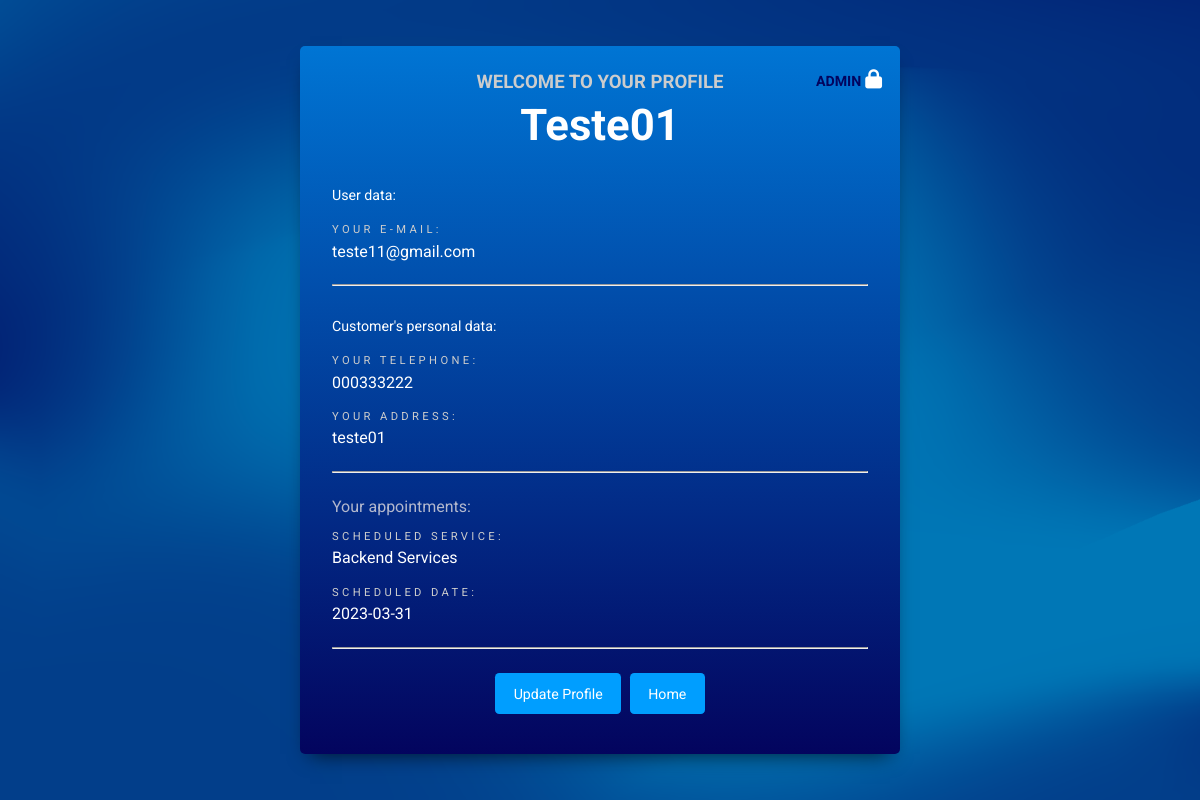
/pages/profile_user.php (signed in), run on the app's committed database.
### tables this page shows
CREATE TABLE `users` (
  `id` int(255) NOT NULL,
  `username` varchar(255) NOT NULL,
  `email` varchar(100) NOT NULL,
  `telephone` varchar(25) NOT NULL,
  `address` varchar(100) NOT NULL,
  `password` varchar(50) NOT NULL,
  `appointment_date` date NOT NULL DEFAULT current_timestamp(),
  `services` varchar(50) NOT NULL,
  `nivel` int(10) NOT NULL DEFAULT 0
);

### php/auth_profile.php (called while the page is built, shortened)
<?php
include_once "auth_login.php";
$users_id = $_SESSION['user_id'] ?? '0';
$select_user = mysqli_query($conn, "SELECT * FROM  `users` WHERE id='$users_id'") or die("query failed");
if (mysqli_num_rows($select_user) == 1) {
    $fetch = mysqli_fetch_assoc($select_user);
} else {
    session_destroy();
}

### pages/profile_user.php (the view, shortened to what this page needs)
<?php
include_once("../php/auth_profile.php");
?>
<!DOCTYPE html>
<html lang="en">
<head>
    <link rel="stylesheet" href="../styles/profile_user.css">
</head>
<body>
    <section class="section_profile">
        <div class="card_profile_user">
            <div class="admin_button">
                <span>Admin</span>
                <a href="page_admin.php"><i class="fa-solid fa-lock"></i></a>
            </div>
            <form action="profile_user.php" method="post" class="card_profile" enctype="multipart/form-data">
                <h3 class="title_profile">Welcome to your profile</h3>
                <h2 id="username_profile_id">
                    <?php if (isset($fetch["username"])) {
                        echo $fetch["username"];
                    }
                    ?>
                </h2>
                <div class="dates_users">
                    <span id="user_data_divider">User data:</span>
                    <div class="box_email_profile">
                        <label>Your e-mail:</label>
                        <p>
                            <?php if (isset($fetch["email"])) {
                                echo $fetch["email"];
                            }
                            ?>
                        </p>
                    </div>
                </div>
                <br>
                <hr width="100%">
                <div class="dates_customers">
                    <span id="user_customers_divider">Customer's personal data:</span>
                    <div class="box_tel_profile">
                        <label>Your telephone:</label>
                        <p>
                            <?php if (isset($fetch["telephone"])) {
                                echo $fetch["telephone"];
                            }
                            ?>
                        </p>
                    </div>
                    <div class="box_address_profile">
                        <label>Your address:</label>
                        <p>
                            <?php if (isset($fetch["address"])) {
                                echo $fetch["address"];
                            }
                            ?>
                        </p>
                    </div>
                </div>
                <br>
                <hr width="100%">
                <div class="dates_appointment">
                    <span id="user_services_divider">Your appointments:</span>
                    <div class="box_services_profile">
                        <label>Scheduled service:</label>
                        <p>
                            <?php if (isset($fetch["services"])) {
                                echo $fetch["services"];
                            }
                            ?>
                        </p>
                    </div>
                    <div class="box_appointment_profile">
                        <label>Scheduled date:</label>
                        <p>
                            <?php if (isset($fetch["appointment_date"])) {
                                echo $fetch["appointment_date"];
                            }
                            ?>
                        </p>
                    </div>
                </div>
                <br>
                <hr width="100%">
                <div class="content_button_profile">
                    <a id="update_profile" href="update_profile.php">Update Profile</a>
                    <a id="home_toprofile" href="index.php">Home</a>
                </div>
            </form>
        </div>
    </section>
</body>
</html>

### styles/profile_user.css (style rules this page uses)
* { padding: 0; margin: 0; box-sizing: border-box; font-family: "Roboto", sans-serif; }
:root { --main-color: #03045e; --second-color: #acb8c1; --font-size-sm: clamp(0.8rem, 0.17vw + 0.76rem, 0.89rem); --font-size-base: clamp(1rem, 0.34vw + 0.91rem, 1.29rem); --font-size-md: clamp(1.25rem, 0.61vw + 1.1rem, 1.79rem); --font-size-lg: clamp(1.56rem, 1vw + 1.31rem, 2.11rem); --font-size-xl: clamp(1.95rem, 1.56vw + 1.56rem, 2.81rem); --font-size-xxl: clamp(2.44rem, 2.38vw + 1.85rem, 3.75rem); --font-size-xxxl: clamp(3.05rem, 3.54vw + 2.17rem, 5rem); }
.section_profile { width: 100%; height: 100vh; display: flex; justify-content: center; align-items: center; background-image: url("../image/mesh-182.png"); background-size: cover; background-position: center; position: relative; }
.card_profile_user { background: rgb(3, 4, 94); background: linear-gradient(0deg, rgba(3, 4, 94, 1) 0%, #0075d4 100%); border-radius: 5px; box-shadow: 0px 10px 20px -10px rgba(0, 0, 0, 0.75); color: #b3b8cd; padding: 1em; position: relative; width: 100%; max-width: 600px; margin: 0em 0.5em; text-align: center; display: flex; align-items: center; justify-content: center; }
.admin_button { position: absolute; z-index: 100; top: 3.5%; right: 3%; }
.admin_button span { font-size: var(--font-size-sm); font-weight: bold; text-transform: uppercase; color: #03045e; }
.admin_button a i { font-size: 1.2em; color: #ffffff; }
.card_profile { width: 100%; display: flex; flex-direction: column; justify-content: center; align-items: center; flex-wrap: wrap; margin: 0em 1em; }
.title_profile { color: #ccc; text-transform: uppercase; font-size: var(--font-size-base); width: 100%; text-align: center; margin: 0.5em 0em 0.1em 0em; }
#username_profile_id { font-size: var(--font-size-xl); margin: 0.1em 0em; text-align: center; color: #ffffff; }
.dates_users { display: flex; flex-direction: column; align-items: flex-start; width: 100%; margin-top: 1.5em; }
#user_data_divider { font-size: var(--font-size-sm); color: #fff; margin: 0.5em 0em; }
.box_email_profile { margin-top: 0.3em; padding: 0.3em 0em; display: flex; flex-direction: column; align-items: flex-start; }
.box_email_profile label { text-transform: uppercase; font-size: 0.7em; color: #ccc; letter-spacing: 0.3em; line-height: 2em; }
.box_email_profile p { font-size: 1em; color: #ffffff; }
.dates_customers, .dates_appointment { display: flex; flex-direction: column; align-items: flex-start; width: 100%; margin-top: 1.5em; }
#user_customers_divider, #user_appointments_divider { font-size: var(--font-size-sm); color: #fff; margin: 0.5em 0em; }
.box_tel_profile, .box_address_profile, .box_services_profile, .box_appointment_profile { margin-top: 0.3em; padding: 0.3em 0em; display: flex; flex-direction: column; align-items: flex-start; }
.box_tel_profile label, .box_address_profile label, .box_services_profile label, .box_appointment_profile label { text-transform: uppercase; font-size: 0.7em; color: #ccc; letter-spacing: 0.3em; line-height: 2em; }
.box_tel_profile p, .box_address_profile p, .box_services_profile p, .box_appointment_profile p { font-size: 1em; color: #ffffff; }
.content_button_profile { margin: 1.5em 0em; display: flex; align-items: center; justify-content: center; }
#home_toprofile { padding: 0.9em 1.3em; font-size: var(--font-size-sm); background-color: #009eff; text-decoration: none; color: #fff; border-radius: 0.3em; cursor: pointer; margin: 0em 0.3em; }
#update_profile { padding: 0.9em 1.3em; font-size: var(--font-size-sm); background-color: #009eff; text-decoration: none; color: #fff; border-radius: 0.3em; cursor: pointer; margin: 0em 0.3em; }

### data on the page
users: username "Teste01", email "teste11@gmail.com", telephone "000333222", address "teste01", services "Backend Services", appointment_date "2023-03-31"
